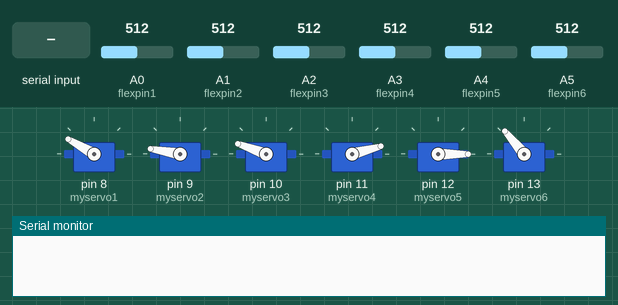
This sketch was run on a simulated Arduino Uno, built with avr-gcc and run on an emulated ATmega328P. On the bench: 6 × servo, the last lines printed to the serial monitor. Inputs (shaded band) come from the test bench; at power-on: A0 (flexpin1) = 512, A1 (flexpin2) = 512, A2 (flexpin3) = 512, A3 (flexpin4) = 512, A4 (flexpin5) = 512, A5 (flexpin6) = 512.

Above: at 1.2 s.
1.3 s: "c" received over Serial
At 1.6 s:
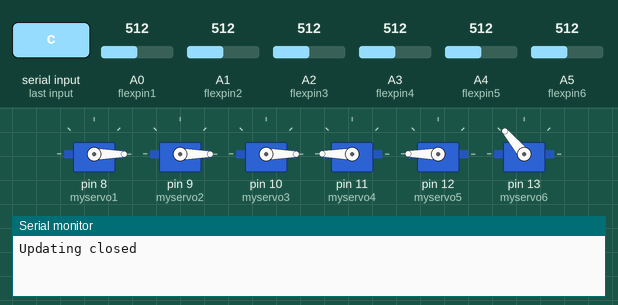
2.8 s: A0 (flexpin1) set to 306
At 3.9 s:
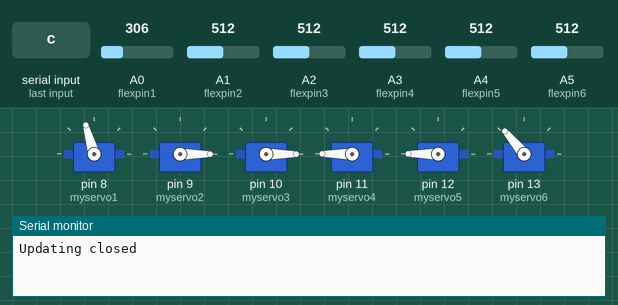
4.3 s: A1 (flexpin2) set to 306
At 4.9 s:
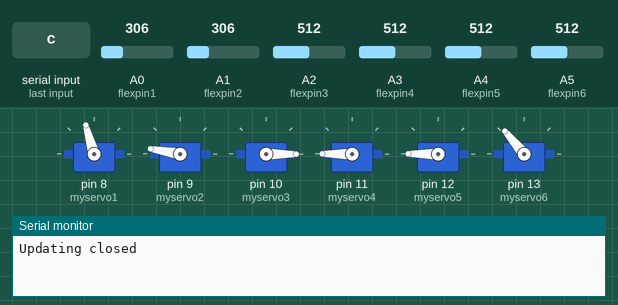
5.8 s: A2 (flexpin3) set to 306
At 7.0 s:
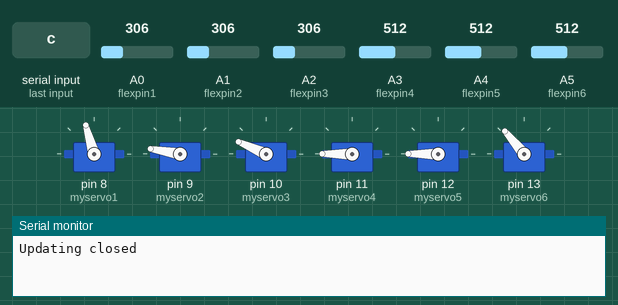
7.3 s: A3 (flexpin4) set to 306
At 7.9 s:
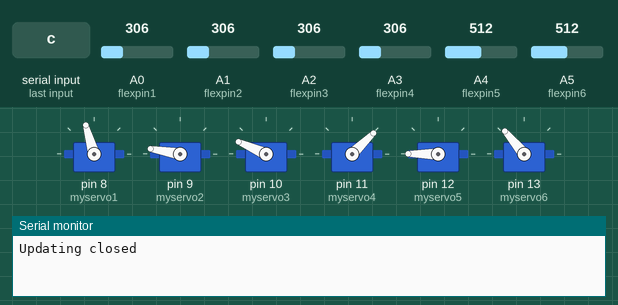
8.8 s: A4 (flexpin5) set to 306
At 10.1 s:
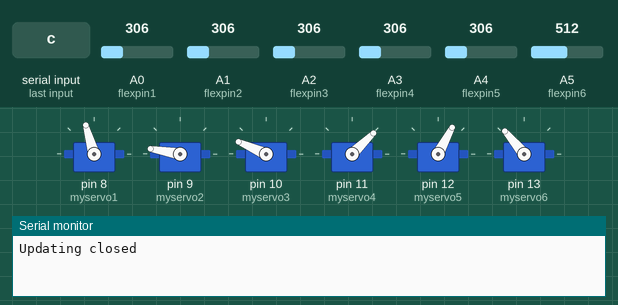
Timing chart, 0 to 11.3 s (numbered marks = the images above; inputs shaded):
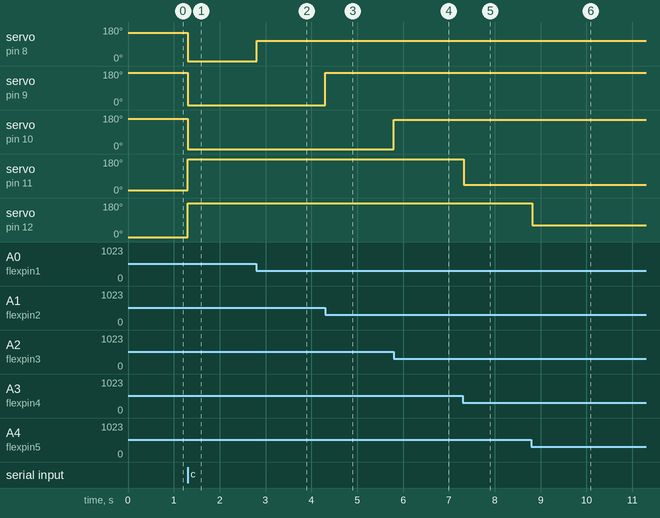

The sketch:

flec_sensor.ino
```cpp
#include <Servo.h>

//All the servo objects
Servo myservo1; //Thumb Bend
Servo myservo2; //Pointer finger bend
Servo myservo3; //Middle finger bend
Servo myservo4; //Ring finger bend
Servo myservo5; //Pinky bend
Servo myservo6; //Thumb inward

const int flexpin1 = 0; //Thumb Bend
const int flexpin2 = 1; //Pointer finger bend
const int flexpin3 = 2; //Middle finger bend
const int flexpin4 = 3; //Ring finger bend
const int flexpin5 = 4; //Pinky bend
const int flexpin6 = 5; //Thumb inward

int open1 = 220;
int open2 = 310;
int open3 = 300;
int open4 = 261;
int open5 = 197;
int open6 = 152;

int closed1 = 181;
int closed2 = 244;
int closed3 = 285;
int closed4 = 199;
int closed5 = 149;
int closed6 = 175;

boolean reset = false;

void setup()
{

  //Debugging purposes
  Serial.begin(9600);

  //Attaching all the servos to pins on the board
  myservo1.attach(8); //Thumb Bend
  myservo2.attach(9); //Pointer finger bend
  myservo3.attach(10); //Middle finger bend
  myservo4.attach(11); //Ring finger bend
  myservo5.attach(12); //Pinky bend
  myservo6.attach(13); //Thumb inward

  //Initial servo positions for open hand
  myservo1.write(150);
  myservo2.write(170);
  myservo3.write(140);
  myservo4.write(15);
  myservo5.write(0);
  myservo6.write(130);
}


void loop()
{

  //Flex readings
  int flexposition1; //Thumb bend
  int flexposition2; //Pointer
  int flexposition3; //Middle
  int flexposition4; //Ring
  int flexposition5; //Pinky
  int flexposition6; //Thumb inward

  //Position for servos
  int servoposition1; //Thumb bend
  int servoposition2; //Pointer
  int servoposition3; //Middle
  int servoposition4; //Ring
  int servoposition5; //Pinky
  int servoposition6; //Thumb inward

  // Read the position of the flex sensors (0 to 1023):
  flexposition1 = analogRead(flexpin1);
  flexposition2 = analogRead(flexpin2);
  flexposition3 = analogRead(flexpin3);
  flexposition4 = analogRead(flexpin4);
  flexposition5 = analogRead(flexpin5);
  flexposition6 = analogRead(flexpin6);


  char readIn = Serial.read();

  if(readIn == 'o'){
      open1 = flexposition1;
      open2 = flexposition2;
      open3 = flexposition3;
      open4 = flexposition4;
      open5 = flexposition5;
      Serial.println("Updating open");
  }

  if(readIn == 'c'){
      closed1 = flexposition1;
      closed2 = flexposition2;
      closed3 = flexposition3;
      closed4 = flexposition4;
      closed5 = flexposition5;
      Serial.println("Updating closed");
  }

  //Constraint all sensors and motors
  servoposition1 = map(flexposition1, open1, closed1, 150, 0);
  servoposition1 = constrain(servoposition1, 0, 150);

  servoposition2 = map(flexposition2, open2, closed2, 170, 0);
  servoposition2 = constrain(servoposition2, 0, 170);

  servoposition3 = map(flexposition3, open3, closed3, 160, 0);
  servoposition3 = constrain(servoposition3, 0, 160);

  servoposition4 = map(flexposition4, open4, closed4, 15, 180);
  servoposition4 = constrain(servoposition4, 15, 180);

  servoposition5 = map(flexposition5, open5, closed5, 0, 180);
  servoposition5 = constrain(servoposition5, 0, 180);

  servoposition6 = map(flexposition6, open6, closed6, 180, 130);
  servoposition6 = constrain(servoposition6, 130, 180);

  // Moves servos
  myservo1.write(servoposition1);
  myservo2.write(servoposition2);
  myservo3.write(servoposition3);
  myservo4.write(servoposition4);
  myservo5.write(servoposition5);
  myservo6.write(servoposition6);

  /*
  //debugging
  Serial.print("sensor1: ");
  Serial.println(flexposition1);
  //debugging
  Serial.print("sensor2: ");
  Serial.println(flexposition2);
  //debugging
  Serial.print("sensor3: ");
  Serial.println(flexposition3);
  //debugging
  Serial.print("sensor4: ");
  Serial.println(flexposition4);
  //debugging
  Serial.print("sensor5: ");
  Serial.println(flexposition5);
  //debugging
  Serial.print("sensor6: ");
  Serial.println(flexposition6);
  */

  // Note that all of the above lines are "print" except for the
  // last line which is "println". This puts everything on the
  // same line, then sends a final carriage return to move to
  // the next line.

  // After you upload the sketch, turn on the serial monitor
  // (the magnifying-glass icon to the right of the icon bar).
  // You'll be able to see the sensor values. Bend the flex sensor
  // and note its minimum and maximum values. If you replace the
  // 600 and 900 in the map() function above, you'll exactly match
  // the flex sensor's range with the servo's range.

  delay(20);  // wait 20ms between servo updates
}
```

Measured:
- after the input at 1.3 s, servo on pin 8 (myservo1): 150° → 0° at once; servo on pin 9 (myservo2): 170° → 0° at once; servo on pin 10 (myservo3): 160° → 0° at once; servo on pin 11 (myservo4): 15° → 180° at once; servo on pin 12 (myservo5): 0° → 180° at once
- after the input at 2.8 s, servo on pin 8 (myservo1): 0° → 106° at once
- after the input at 4.3 s, servo on pin 9 (myservo2): 0° → 170° at once
- after the input at 5.8 s, servo on pin 10 (myservo3): 0° → 156° at once
- after the input at 7.3 s, servo on pin 11 (myservo4): 180° → 44° at once
- after the input at 8.8 s, servo on pin 12 (myservo5): 180° → 62° at once
